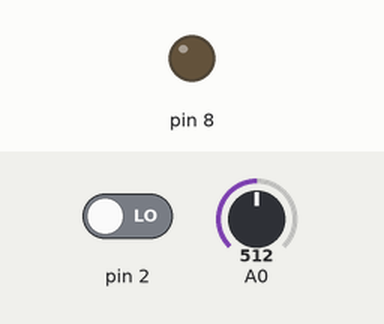
Recording of a sketch running on a simulated Arduino Uno, built with avr-gcc and run on an emulated ATmega328P. Parts: output pins drawn as LEDs (lit = HIGH). Inputs (shaded band) come from the test bench; at power-on: pin 2 LOW, A0 = 512.

Above: at 1.8 s.
1.9 s: pin 2 driven HIGH
At 2.3 s:
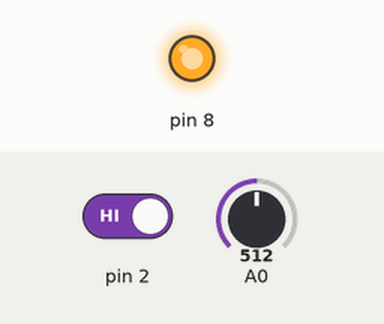
3.5 s: pin 2 driven LOW
At 5.0 s:
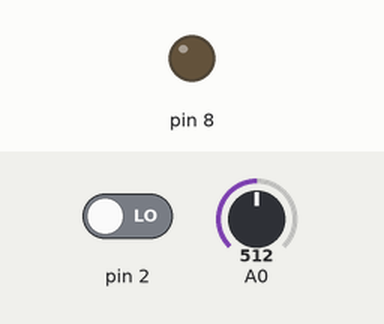
Timing chart, 0 to 6.5 s (numbered marks = the images above; inputs shaded):
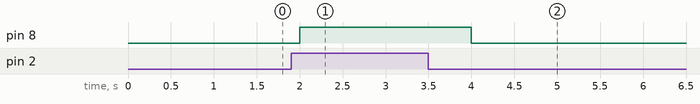

Measured:
- after the input at 1.9 s, pin 8: LOW → HIGH after 0.10 s
- after the input at 3.5 s, pin 8: HIGH → LOW after 0.50 s

The sketch:

room_lighnting_system1.ino
```cpp
int LightSensorVal = 0;

int PIRSensorVal = 0;

void setup()
{
  pinMode(A0, INPUT);
  pinMode(2, INPUT);
  pinMode(8, OUTPUT);
  Serial.begin(9600);

}

void loop()
{
  LightSensorVal = analogRead(A0);
  PIRSensorVal = digitalRead(2);

  if (LightSensorVal < 600) {
    if (PIRSensorVal == HIGH) {
      digitalWrite(8, HIGH);
      delay(1000);
    } else {
      digitalWrite(8, LOW);
      delay(1000);
    }
  } else {
    digitalWrite(8, LOW);
  }
}
```
